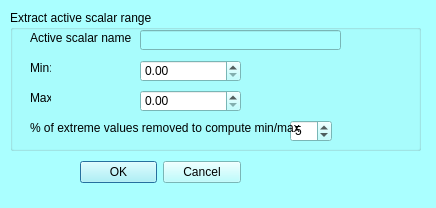
<?xml version="1.0" encoding="UTF-8"?>
<ui version="4.0">
 <class>mqExtractScalarRangeDialog</class>
 <widget class="QDialog" name="mqExtractScalarRangeDialog">
  <property name="geometry">
   <rect>
    <x>0</x>
    <y>0</y>
    <width>436</width>
    <height>208</height>
   </rect>
  </property>
  <property name="palette">
   <palette>
    <active>
     <colorrole role="WindowText">
      <brush brushstyle="SolidPattern">
       <color alpha="255">
        <red>0</red>
        <green>0</green>
        <blue>0</blue>
       </color>
      </brush>
     </colorrole>
     <colorrole role="Button">
      <brush brushstyle="SolidPattern">
       <color alpha="255">
        <red>170</red>
        <green>255</green>
        <blue>255</blue>
       </color>
      </brush>
     </colorrole>
     <colorrole role="Light">
      <brush brushstyle="SolidPattern">
       <color alpha="255">
        <red>255</red>
        <green>255</green>
        <blue>255</blue>
       </color>
      </brush>
     </colorrole>
     <colorrole role="Midlight">
      <brush brushstyle="SolidPattern">
       <color alpha="255">
        <red>212</red>
        <green>255</green>
        <blue>255</blue>
       </color>
      </brush>
     </colorrole>
     <colorrole role="Dark">
      <brush brushstyle="SolidPattern">
       <color alpha="255">
        <red>85</red>
        <green>127</green>
        <blue>127</blue>
       </color>
      </brush>
     </colorrole>
     <colorrole role="Mid">
      <brush brushstyle="SolidPattern">
       <color alpha="255">
        <red>113</red>
        <green>170</green>
        <blue>170</blue>
       </color>
      </brush>
     </colorrole>
     <colorrole role="Text">
      <brush brushstyle="SolidPattern">
       <color alpha="255">
        <red>0</red>
        <green>0</green>
        <blue>0</blue>
       </color>
      </brush>
     </colorrole>
     <colorrole role="BrightText">
      <brush brushstyle="SolidPattern">
       <color alpha="255">
        <red>255</red>
        <green>255</green>
        <blue>255</blue>
       </color>
      </brush>
     </colorrole>
     <colorrole role="ButtonText">
      <brush brushstyle="SolidPattern">
       <color alpha="255">
        <red>0</red>
        <green>0</green>
        <blue>0</blue>
       </color>
      </brush>
     </colorrole>
     <colorrole role="Base">
      <brush brushstyle="SolidPattern">
       <color alpha="255">
        <red>255</red>
        <green>255</green>
        <blue>255</blue>
       </color>
      </brush>
     </colorrole>
     <colorrole role="Window">
      <brush brushstyle="SolidPattern">
       <color alpha="255">
        <red>170</red>
        <green>255</green>
        <blue>255</blue>
       </color>
      </brush>
     </colorrole>
     <colorrole role="Shadow">
      <brush brushstyle="SolidPattern">
       <color alpha="255">
        <red>0</red>
        <green>0</green>
        <blue>0</blue>
       </color>
      </brush>
     </colorrole>
     <colorrole role="AlternateBase">
      <brush brushstyle="SolidPattern">
       <color alpha="255">
        <red>212</red>
        <green>255</green>
        <blue>255</blue>
       </color>
      </brush>
     </colorrole>
     <colorrole role="ToolTipBase">
      <brush brushstyle="SolidPattern">
       <color alpha="255">
        <red>255</red>
        <green>255</green>
        <blue>220</blue>
       </color>
      </brush>
     </colorrole>
     <colorrole role="ToolTipText">
      <brush brushstyle="SolidPattern">
       <color alpha="255">
        <red>0</red>
        <green>0</green>
        <blue>0</blue>
       </color>
      </brush>
     </colorrole>
    </active>
    <inactive>
     <colorrole role="WindowText">
      <brush brushstyle="SolidPattern">
       <color alpha="255">
        <red>0</red>
        <green>0</green>
        <blue>0</blue>
       </color>
      </brush>
     </colorrole>
     <colorrole role="Button">
      <brush brushstyle="SolidPattern">
       <color alpha="255">
        <red>170</red>
        <green>255</green>
        <blue>255</blue>
       </color>
      </brush>
     </colorrole>
     <colorrole role="Light">
      <brush brushstyle="SolidPattern">
       <color alpha="255">
        <red>255</red>
        <green>255</green>
        <blue>255</blue>
       </color>
      </brush>
     </colorrole>
     <colorrole role="Midlight">
      <brush brushstyle="SolidPattern">
       <color alpha="255">
        <red>212</red>
        <green>255</green>
        <blue>255</blue>
       </color>
      </brush>
     </colorrole>
     <colorrole role="Dark">
      <brush brushstyle="SolidPattern">
       <color alpha="255">
        <red>85</red>
        <green>127</green>
        <blue>127</blue>
       </color>
      </brush>
     </colorrole>
     <colorrole role="Mid">
      <brush brushstyle="SolidPattern">
       <color alpha="255">
        <red>113</red>
        <green>170</green>
        <blue>170</blue>
       </color>
      </brush>
     </colorrole>
     <colorrole role="Text">
      <brush brushstyle="SolidPattern">
       <color alpha="255">
        <red>0</red>
        <green>0</green>
        <blue>0</blue>
       </color>
      </brush>
     </colorrole>
     <colorrole role="BrightText">
      <brush brushstyle="SolidPattern">
       <color alpha="255">
        <red>255</red>
        <green>255</green>
        <blue>255</blue>
       </color>
      </brush>
     </colorrole>
     <colorrole role="ButtonText">
      <brush brushstyle="SolidPattern">
       <color alpha="255">
        <red>0</red>
        <green>0</green>
        <blue>0</blue>
       </color>
      </brush>
     </colorrole>
     <colorrole role="Base">
      <brush brushstyle="SolidPattern">
       <color alpha="255">
        <red>255</red>
        <green>255</green>
        <blue>255</blue>
       </color>
      </brush>
     </colorrole>
     <colorrole role="Window">
      <brush brushstyle="SolidPattern">
       <color alpha="255">
        <red>170</red>
        <green>255</green>
        <blue>255</blue>
       </color>
      </brush>
     </colorrole>
     <colorrole role="Shadow">
      <brush brushstyle="SolidPattern">
       <color alpha="255">
        <red>0</red>
        <green>0</green>
        <blue>0</blue>
       </color>
      </brush>
     </colorrole>
     <colorrole role="AlternateBase">
      <brush brushstyle="SolidPattern">
       <color alpha="255">
        <red>212</red>
        <green>255</green>
        <blue>255</blue>
       </color>
      </brush>
     </colorrole>
     <colorrole role="ToolTipBase">
      <brush brushstyle="SolidPattern">
       <color alpha="255">
        <red>255</red>
        <green>255</green>
        <blue>220</blue>
       </color>
      </brush>
     </colorrole>
     <colorrole role="ToolTipText">
      <brush brushstyle="SolidPattern">
       <color alpha="255">
        <red>0</red>
        <green>0</green>
        <blue>0</blue>
       </color>
      </brush>
     </colorrole>
    </inactive>
    <disabled>
     <colorrole role="WindowText">
      <brush brushstyle="SolidPattern">
       <color alpha="255">
        <red>85</red>
        <green>127</green>
        <blue>127</blue>
       </color>
      </brush>
     </colorrole>
     <colorrole role="Button">
      <brush brushstyle="SolidPattern">
       <color alpha="255">
        <red>170</red>
        <green>255</green>
        <blue>255</blue>
       </color>
      </brush>
     </colorrole>
     <colorrole role="Light">
      <brush brushstyle="SolidPattern">
       <color alpha="255">
        <red>255</red>
        <green>255</green>
        <blue>255</blue>
       </color>
      </brush>
     </colorrole>
     <colorrole role="Midlight">
      <brush brushstyle="SolidPattern">
       <color alpha="255">
        <red>212</red>
        <green>255</green>
        <blue>255</blue>
       </color>
      </brush>
     </colorrole>
     <colorrole role="Dark">
      <brush brushstyle="SolidPattern">
       <color alpha="255">
        <red>85</red>
        <green>127</green>
        <blue>127</blue>
       </color>
      </brush>
     </colorrole>
     <colorrole role="Mid">
      <brush brushstyle="SolidPattern">
       <color alpha="255">
        <red>113</red>
        <green>170</green>
        <blue>170</blue>
       </color>
      </brush>
     </colorrole>
     <colorrole role="Text">
      <brush brushstyle="SolidPattern">
       <color alpha="255">
        <red>85</red>
        <green>127</green>
        <blue>127</blue>
       </color>
      </brush>
     </colorrole>
     <colorrole role="BrightText">
      <brush brushstyle="SolidPattern">
       <color alpha="255">
        <red>255</red>
        <green>255</green>
        <blue>255</blue>
       </color>
      </brush>
     </colorrole>
     <colorrole role="ButtonText">
      <brush brushstyle="SolidPattern">
       <color alpha="255">
        <red>85</red>
        <green>127</green>
        <blue>127</blue>
       </color>
      </brush>
     </colorrole>
     <colorrole role="Base">
      <brush brushstyle="SolidPattern">
       <color alpha="255">
        <red>170</red>
        <green>255</green>
        <blue>255</blue>
       </color>
      </brush>
     </colorrole>
     <colorrole role="Window">
      <brush brushstyle="SolidPattern">
       <color alpha="255">
        <red>170</red>
        <green>255</green>
        <blue>255</blue>
       </color>
      </brush>
     </colorrole>
     <colorrole role="Shadow">
      <brush brushstyle="SolidPattern">
       <color alpha="255">
        <red>0</red>
        <green>0</green>
        <blue>0</blue>
       </color>
      </brush>
     </colorrole>
     <colorrole role="AlternateBase">
      <brush brushstyle="SolidPattern">
       <color alpha="255">
        <red>170</red>
        <green>255</green>
        <blue>255</blue>
       </color>
      </brush>
     </colorrole>
     <colorrole role="ToolTipBase">
      <brush brushstyle="SolidPattern">
       <color alpha="255">
        <red>255</red>
        <green>255</green>
        <blue>220</blue>
       </color>
      </brush>
     </colorrole>
     <colorrole role="ToolTipText">
      <brush brushstyle="SolidPattern">
       <color alpha="255">
        <red>0</red>
        <green>0</green>
        <blue>0</blue>
       </color>
      </brush>
     </colorrole>
    </disabled>
   </palette>
  </property>
  <property name="windowTitle">
   <string>Extract scalar range</string>
  </property>
  <widget class="QWidget" name="layoutWidget">
   <property name="geometry">
    <rect>
     <x>80</x>
     <y>160</y>
     <width>161</width>
     <height>25</height>
    </rect>
   </property>
   <layout class="QHBoxLayout" name="horizontalLayout_2">
    <item>
     <widget class="QDialogButtonBox" name="buttonBox">
      <property name="orientation">
       <enum>Qt::Horizontal</enum>
      </property>
      <property name="standardButtons">
       <set>QDialogButtonBox::Cancel|QDialogButtonBox::Ok</set>
      </property>
     </widget>
    </item>
   </layout>
  </widget>
  <widget class="QGroupBox" name="groupBox">
   <property name="geometry">
    <rect>
     <x>10</x>
     <y>10</y>
     <width>411</width>
     <height>141</height>
    </rect>
   </property>
   <property name="title">
    <string>Extract active scalar range</string>
   </property>
   <widget class="QDoubleSpinBox" name="min">
    <property name="geometry">
     <rect>
      <x>130</x>
      <y>50</y>
      <width>101</width>
      <height>22</height>
     </rect>
    </property>
    <property name="decimals">
     <number>2</number>
    </property>
   </widget>
   <widget class="QDoubleSpinBox" name="max">
    <property name="geometry">
     <rect>
      <x>130</x>
      <y>80</y>
      <width>101</width>
      <height>22</height>
     </rect>
    </property>
   </widget>
   <widget class="QLabel" name="label_2">
    <property name="geometry">
     <rect>
      <x>20</x>
      <y>50</y>
      <width>21</width>
      <height>16</height>
     </rect>
    </property>
    <property name="text">
     <string>Min:</string>
    </property>
   </widget>
   <widget class="QLabel" name="label_3">
    <property name="geometry">
     <rect>
      <x>20</x>
      <y>80</y>
      <width>21</width>
      <height>16</height>
     </rect>
    </property>
    <property name="text">
     <string>Max:</string>
    </property>
   </widget>
   <widget class="QLabel" name="label_4">
    <property name="geometry">
     <rect>
      <x>20</x>
      <y>20</y>
      <width>101</width>
      <height>16</height>
     </rect>
    </property>
    <property name="text">
     <string>Active scalar name:</string>
    </property>
   </widget>
   <widget class="QLineEdit" name="activeScalarName">
    <property name="enabled">
     <bool>false</bool>
    </property>
    <property name="geometry">
     <rect>
      <x>130</x>
      <y>20</y>
      <width>201</width>
      <height>20</height>
     </rect>
    </property>
    <property name="text">
     <string/>
    </property>
   </widget>
   <widget class="QSpinBox" name="removePercent">
    <property name="geometry">
     <rect>
      <x>280</x>
      <y>110</y>
      <width>42</width>
      <height>22</height>
     </rect>
    </property>
    <property name="maximum">
     <number>49</number>
    </property>
    <property name="value">
     <number>5</number>
    </property>
   </widget>
   <widget class="QLabel" name="label_6">
    <property name="geometry">
     <rect>
      <x>20</x>
      <y>110</y>
      <width>271</width>
      <height>16</height>
     </rect>
    </property>
    <property name="text">
     <string>% of extreme values removed to compute min/max</string>
    </property>
   </widget>
  </widget>
 </widget>
 <resources>
  <include location="../Icons/icons.qrc"/>
  <include location="../Icons/icons.qrc"/>
 </resources>
 <connections>
  <connection>
   <sender>buttonBox</sender>
   <signal>accepted()</signal>
   <receiver>mqExtractScalarRangeDialog</receiver>
   <slot>accept()</slot>
   <hints>
    <hint type="sourcelabel">
     <x>248</x>
     <y>254</y>
    </hint>
    <hint type="destinationlabel">
     <x>157</x>
     <y>274</y>
    </hint>
   </hints>
  </connection>
  <connection>
   <sender>buttonBox</sender>
   <signal>rejected()</signal>
   <receiver>mqExtractScalarRangeDialog</receiver>
   <slot>reject()</slot>
   <hints>
    <hint type="sourcelabel">
     <x>316</x>
     <y>260</y>
    </hint>
    <hint type="destinationlabel">
     <x>286</x>
     <y>274</y>
    </hint>
   </hints>
  </connection>
 </connections>
</ui>
